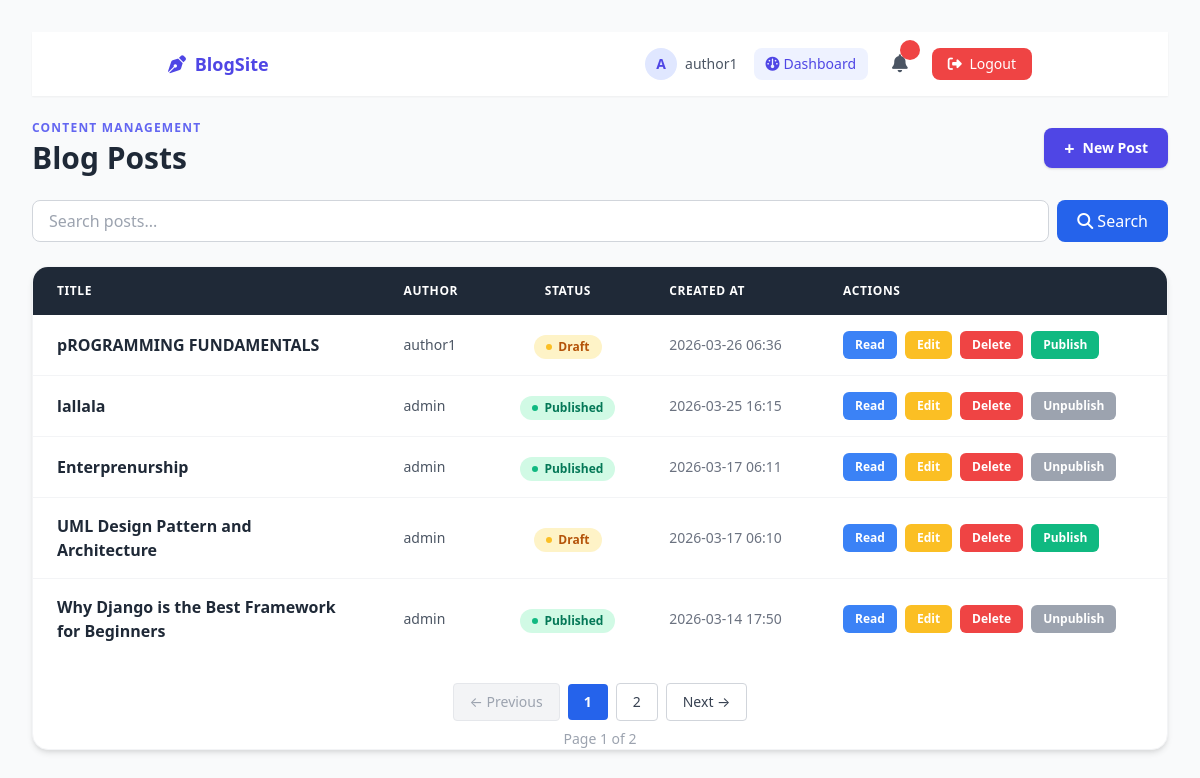
The page /posts/read/ (signed in) on the database its author committed.
### users/models.py (models this page shows)
class CustomUser(AbstractUser):
    is_approved = models.BooleanField(default = False)
    is_author = models.BooleanField(default = False)

### posts/models.py (models this page shows, shortened)
class Post(models.Model):
    STATUS_CHOICES = [
        ('Draft', 'Draft'),
        ('Published', 'Published'),
    ]
    topic = models.CharField(max_length = 170)
    article = models.TextField()
    author = models.ForeignKey(settings.AUTH_USER_MODEL, on_delete = models.CASCADE)
    status = models.CharField(max_length = 10, choices= STATUS_CHOICES, default = 'Draft')
    slug = models.SlugField(max_length = 200, unique = True , blank = True)
    created_at = models.DateTimeField(auto_now_add = True)
    updated_at = models.DateTimeField(auto_now = True)

### posts/views.py (the view)
# urls.py: path("read/", PostListView.as_view(), name="post_list"),
class PostListView(LoginRequiredMixin, View):
    template_name = "posts/post_list.html"
    def get(self, request):
        posts = get_posts_for_users(request.user)
        search_query = request.GET.get('search', '')
        if search_query:
            posts = posts.filter(
                Q(topic__icontains=search_query) |
                Q(article__icontains=search_query)
            ).distinct()
        paginator = Paginator(posts, 5)
        page_number = request.GET.get('page')
        page_obj = paginator.get_page(page_number)
        notifications = Notification.objects.filter(
            user=request.user
        ).order_by('-created_at')
        return render(request, self.template_name, {
            'posts'        : page_obj,
            'page_obj'     : page_obj,
            'search_query' : search_query,
            'notifications': notifications,
        })

### posts/views.py (called while the page is built)
def get_posts_for_users(user):
    if user.is_authenticated and user.is_staff:
        return Post.objects.all().order_by('-created_at')
    elif user.is_authenticated and user.is_author:
        return Post.objects.filter(
            Q(author=user) | Q(status='Published')
        ).distinct().order_by('-created_at')
    else:
        return Post.objects.filter(status='Published').order_by('-created_at')

### posts/templates/posts/post_list.html (shortened to what this page needs)
<!DOCTYPE html>
<html lang="en">
<head>
    <link rel="stylesheet" href="https://cdn.jsdelivr.net/npm/tailwindcss@2.2.19/dist/tailwind.min.css">
    <link rel="stylesheet" href="https://cdnjs.cloudflare.com/ajax/libs/font-awesome/6.5.0/css/all.min.css">
</head>
<body class="bg-gray-50 min-h-screen p-8">
    {% include "posts/navbar.html" %}
<div class="max-w-6xl mx-auto">
    <div class="flex items-center justify-between mb-6">
        <div>
            <p class="text-xs font-semibold tracking-widest text-indigo-500 uppercase mb-1">Content Management</p>
            <h2 class="text-3xl font-extrabold text-gray-800">Blog Posts</h2>
        </div>
        {% if request.user.is_authenticated %}
            {% if request.user.is_staff or request.user.is_author %}
                <a href="{% url 'post_create' %}" class="flex items-center gap-2 bg-indigo-600 hover:bg-indigo-700 text-white text-sm font-semibold px-5 py-2.5 rounded-lg shadow transition">
                    <span class="text-lg leading-none">+</span> New Post
                </a>
            {% endif %}
        {% endif %}
    </div>
    {% include "posts/search.html" %}
    <div class="bg-white rounded-2xl shadow-md overflow-hidden border border-gray-100">
        <table class="min-w-full">
            <thead>
                <tr class="bg-gray-800 text-white text-xs uppercase tracking-wider">
                    <th class="px-6 py-4 text-left font-semibold">Title</th>
                    <th class="px-6 py-4 text-left font-semibold">Author</th>
                    <th class="px-6 py-4 text-center font-semibold">Status</th>
                    <th class="px-6 py-4 text-left font-semibold">Created At</th>
                    <th class="px-6 py-4 text-left font-semibold">Actions</th>
                </tr>
            </thead>
            <tbody class="divide-y divide-gray-100">
                {% for post in posts %}
                <tr class="hover:bg-indigo-50 transition">
                    <td class="px-6 py-4 font-semibold text-gray-800 max-w-xs">{{ post.topic }}</td>
                    <td class="px-6 py-4 text-gray-600 text-sm">{{ post.author.username }}</td>
                    <td class="px-6 py-4 text-center">
                        {% if post.status == 'Published' %}
                            <span class="inline-flex items-center gap-1.5 bg-green-100 text-green-700 text-xs font-bold px-3 py-1 rounded-full">
                                <span class="w-1.5 h-1.5 bg-green-500 rounded-full"></span> Published
                            </span>
                        {% else %}
                            <span class="inline-flex items-center gap-1.5 bg-yellow-100 text-yellow-700 text-xs font-bold px-3 py-1 rounded-full">
                                <span class="w-1.5 h-1.5 bg-yellow-400 rounded-full"></span> Draft
                            </span>
                        {% endif %}
                    </td>
                    <td class="px-6 py-4 text-sm text-gray-500 whitespace-nowrap">{{ post.created_at|date:"Y-m-d H:i" }}</td>
                    <td class="px-6 py-4">
                        <div class="flex flex-wrap items-center gap-2">
                            <a href="{% url 'post_detail' post.slug %}" class="bg-blue-500 hover:bg-blue-600 text-white text-xs font-semibold px-3 py-1.5 rounded-md transition">Read</a>
                            {% if request.user == post.author or request.user.is_staff %}
                                <a href="{% url 'post_update' post.slug %}" class="bg-yellow-400 hover:bg-yellow-500 text-white text-xs font-semibold px-3 py-1.5 rounded-md transition">Edit</a>
                            {% endif %}
                            {% if request.user.is_staff %}
                                <a href="{% url 'post_delete' post.slug %}" class="bg-red-500 hover:bg-red-600 text-white text-xs font-semibold px-3 py-1.5 rounded-md transition">Delete</a>
                            {% endif %}
                            {% if post.status == 'Draft' %}
                                {% if request.user == post.author or request.user.is_staff %}
                                    <form method="POST" action="{% url 'post_publish' post.slug %}" class="inline">
                                        <button type="submit" class="bg-green-500 hover:bg-green-600 text-white text-xs font-semibold px-3 py-1.5 rounded-md transition">Publish</button>
                                    </form>
                                {% endif %}
                            {% elif post.status == 'Published' %}
                                {% if request.user.is_staff %}
                                    <form method="POST" action="{% url 'post_unpublish' post.slug %}" class="inline">
                                        <button type="submit" class="bg-gray-400 hover:bg-gray-500 text-white text-xs font-semibold px-3 py-1.5 rounded-md transition">Unpublish</button>
                                    </form>
                                {% endif %}
                            {% endif %}
                        </div>
                    </td>
                </tr>
                {% endfor %}
            </tbody>
        </table>
        {% include "posts/pagination.html" %}
    </div>
</div>
</body>
</html>

### posts/templates/posts/navbar.html (shortened to what this page needs)
<nav class="bg-white shadow-sm mb-6">
    <div class="max-w-4xl mx-auto px-4 py-3 flex items-center justify-between">
        <a href="{% url 'post_list' %}" class="text-indigo-600 font-bold text-lg">
            <i class="fa-solid fa-pen-nib mr-1"></i> BlogSite
        </a>
        <div class="flex items-center gap-4">
            {% if request.user.is_authenticated %}
                {% if request.user.is_staff or request.user.is_author %}
                    <a href="{% url 'author_profile' request.user.username %}"
                       class="flex items-center gap-2 text-gray-600 hover:text-indigo-600 text-sm">
                        <div class="bg-indigo-100 text-indigo-600 rounded-full w-8 h-8 flex items-center justify-center font-bold text-sm">
                            {{ request.user.username|first|upper }}
                        </div>
                        {{ request.user.username }}
                    </a>
                    <a href="{% url 'dashboard' %}"
                       class="flex items-center gap-1 bg-indigo-50 text-indigo-600 text-sm px-3 py-1.5 rounded-lg hover:bg-indigo-100">
                        <i class="fa-solid fa-gauge"></i>
                        Dashboard
                    </a>
                {% endif %}
                <div class="relative">
                    <button id="notification_btn"
                        class="relative p-2 rounded-full hover:bg-gray-100">
                        <i class="fa-solid fa-bell text-gray-600 text-lg"></i>
                        <span id="notification_count"
                            class="absolute -top-1 -right-1 bg-red-500 text-white text-[10px] rounded-full w-5 h-5 flex items-center justify-center">
                        </span>
                    </button>
                </div>
                <form method="POST" action="{% url 'account_logout' %}">
                    <button type="submit"
                        class="bg-red-500 text-white text-sm px-4 py-1.5 rounded-lg hover:bg-red-600">
                        <i class="fa-solid fa-right-from-bracket mr-1"></i> Logout
                    </button>
                </form>
            {% else %}
                <a href="{% url 'account_login' %}"
                   class="bg-indigo-600 text-white text-sm px-4 py-1.5 rounded-lg hover:bg-indigo-700">
                    <i class="fa-solid fa-right-to-bracket mr-1"></i> Login
                </a>
            {% endif %}
        </div>
    </div>
</nav>

### rows shown on the page
CustomUser: user.username|first "A", user.username "author1"
Post: topic "pROGRAMMING FUNDAMENTALS", author.username "author1", status "Draft" (drawn), created_at "2026-03-26 06:36", shows "Edit"
Post: topic "lallala", author.username "admin", status "Published" (drawn), created_at "2026-03-25 16:15", shows "Edit"
Post: topic "Enterprenurship", author.username "admin", status "Published" (drawn), created_at "2026-03-17 06:11", shows "Edit"
Post: topic "UML Design Pattern and Architecture", author.username "admin", status "Draft" (drawn), created_at "2026-03-17 06:10", shows "Edit"
Post: topic "Why Django is the Best Framework for Beginners", author.username "admin", status "Published" (drawn), created_at "2026-03-14 17:50", shows "Edit"

### other values the page prints
{{ num }} "1"
{{ num }} "2"
{{ page_obj.number }} "1"
{{ page_obj.paginator.num_pages }} "2"
